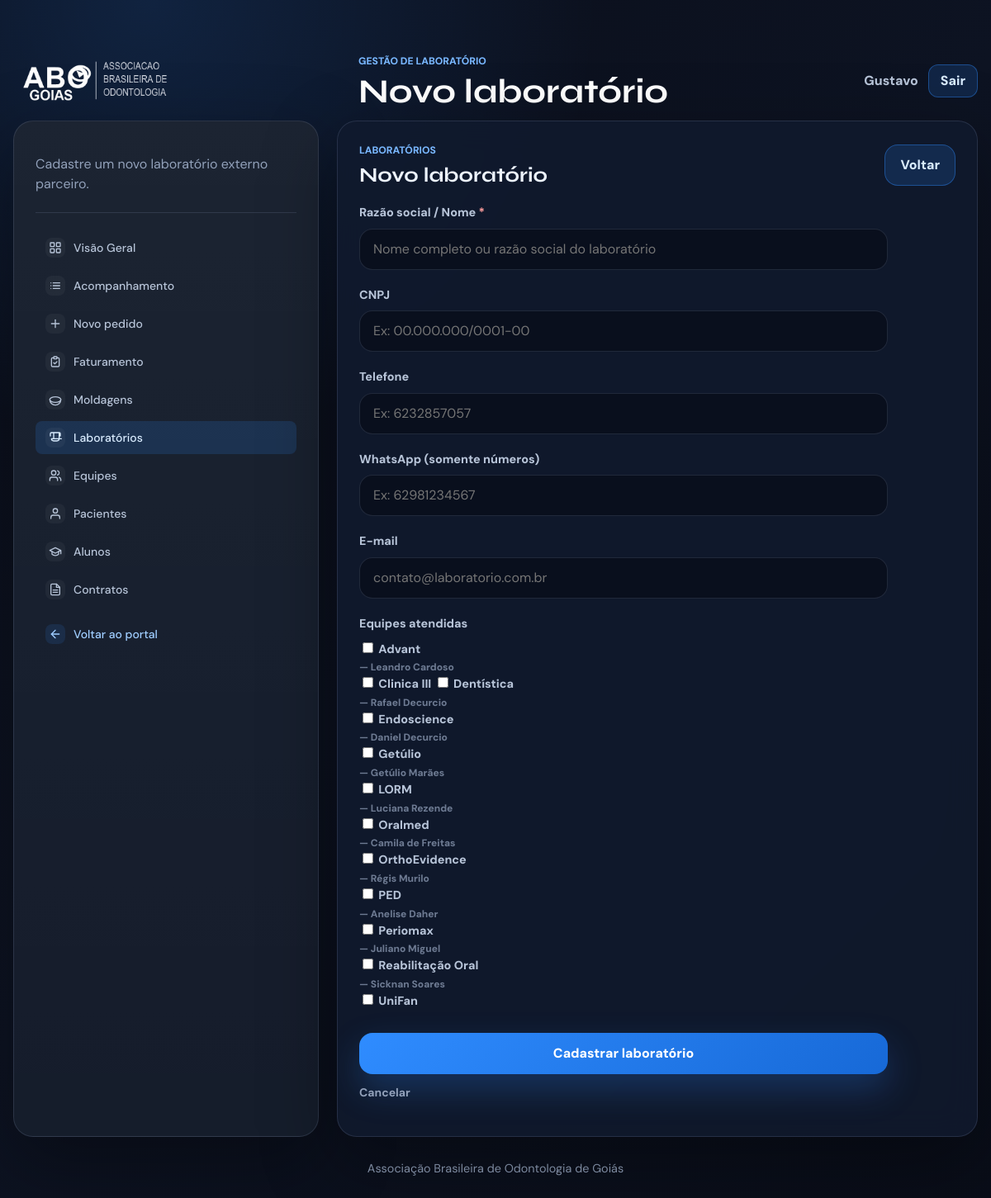
Page /laboratorio/laboratorios/novo/ (signed in) on the committed database.
### gestao_lab/models.py (models this page shows, shortened)
class Equipe(ModeloBase):
    nome = models.CharField(max_length=120)
    coordenador = models.CharField(max_length=150)
    whatsapp = models.CharField(max_length=20, blank=True)
    class Meta:
        ordering = ["nome"]
        verbose_name = "equipe"
        verbose_name_plural = "equipes"

### gestao_lab/views.py (the view)
# urls.py: path("laboratorios/novo/", views.criar_laboratorio, name="lab_criar_laboratorio"),
@login_required
def criar_laboratorio(request: HttpRequest) -> HttpResponse:
    if request.method == "POST":
        form = LaboratorioForm(request.POST)
        if form.is_valid():
            form.save()
            messages.success(request, "Laboratório cadastrado com sucesso.")
            return redirect("lab_laboratorios")
    else:
        form = LaboratorioForm()
    return render(
        request,
        "gestao_lab/form_laboratorio.html",
        {"form": form, "editando": False},
    )

### gestao_lab/forms.py
class LaboratorioForm(forms.ModelForm):
    class Meta:
        model = Laboratorio
        fields = ["nome", "telefone", "whatsapp", "email", "cnpj", "equipes"]
        error_messages = {
            "nome": {"required": "Informe o nome do laboratório."},
        }
        widgets = {
            "equipes": forms.CheckboxSelectMultiple(),
        }
    def __init__(self, *args: object, **kwargs: object) -> None:
        super().__init__(*args, **kwargs)
        self.fields["telefone"].required = False
        self.fields["whatsapp"].required = False
        self.fields["email"].required = False
        self.fields["cnpj"].required = False
        self.fields["equipes"].required = False
        self.fields["equipes"].queryset = Equipe.objects.filter(ativo=True).order_by(
            "nome"
        )

### gestao_cme/context_processors.py (called while the page is built)
def usuario_logado(request: HttpRequest) -> dict:
    return {"usuario_logado": request.user if request.user.is_authenticated else None}

### gestao_lab/templates/gestao_lab/form_laboratorio.html (shortened to what this page needs)
{% extends "gestao_lab/base.html" %}
{% block header_eyebrow %}Gestão de laboratório{% endblock %}
{% block header_title %}{% if editando %}Editar laboratório{% else %}Novo laboratório{% endif %}{% endblock %}
{% block content %}
<main class="page-shell">
    <div class="layout-grid">
        <aside class="panel config-panel">
            <p class="panel-copy">
                {% if editando %}
                    Atualize os dados do laboratório parceiro.
                {% else %}
                    Cadastre um novo laboratório externo parceiro.
                {% endif %}
            </p>
            {% include "gestao_lab/partials/menu_lab.html" with active_page="laboratorios" %}
        </aside>
        <section class="panel results-panel">
            <div class="results-topbar">
                <div>
                    <p class="section-label">Laboratórios</p>
                    <h2>{% if editando %}{{ laboratorio.nome }}{% else %}Novo laboratório{% endif %}</h2>
                </div>
                <a class="button secondary" href="{% url 'lab_laboratorios' %}">Voltar</a>
            </div>
            <form class="form-stack form-stack-wide" method="post">
                <div class="field field-required">
                    <label for="id_nome">Razão social / Nome</label>
                    <input id="id_nome" type="text" name="nome"
                        value="{{ form.nome.value|default:'' }}"
                        placeholder="Nome completo ou razão social do laboratório" required>
                </div>
                <div class="field">
                    <label for="id_cnpj">CNPJ</label>
                    <input id="id_cnpj" type="text" name="cnpj"
                        value="{{ form.cnpj.value|default:'' }}"
                        placeholder="Ex: 00.000.000/0001-00">
                </div>
                <div class="field">
                    <label for="id_telefone">Telefone</label>
                    <input id="id_telefone" type="text" name="telefone"
                        value="{{ form.telefone.value|default:'' }}"
                        placeholder="Ex: 6232857057">
                </div>
                <div class="field">
                    <label for="id_whatsapp">WhatsApp (somente números)</label>
                    <input id="id_whatsapp" type="text" name="whatsapp"
                        value="{{ form.whatsapp.value|default:'' }}"
                        placeholder="Ex: 62981234567">
                </div>
                <div class="field">
                    <label for="id_email">E-mail</label>
                    <input id="id_email" type="email" name="email"
                        value="{{ form.email.value|default:'' }}"
                        placeholder="contato@laboratorio.com.br">
                </div>
                <div class="field">
                    <label>Equipes atendidas</label>
                    <div class="checkbox-group">
                        {% for equipe in form.fields.equipes.queryset %}
                            <label class="checkbox-item">
                                <input type="checkbox" name="equipes" value="{{ equipe.pk }}"
                                    {% if equipe.pk in form.equipes.value %}checked{% endif %}>
                                {{ equipe.nome }}
                                {% if equipe.coordenador %}
                                    <span class="cell-muted">— {{ equipe.coordenador }}</span>
                                {% endif %}
                            </label>
                        {% endfor %}
                    </div>
                </div>
                <div class="form-actions">
                    <button class="button primary" type="submit">
                        {% if editando %}Salvar alterações{% else %}Cadastrar laboratório{% endif %}
                    </button>
                    <a class="button secondary" href="{% url 'lab_laboratorios' %}">Cancelar</a>
                </div>
            </form>
        </section>
    </div>
</main>
{% endblock %}

### gestao_cme/templates/gestao_cme/base.html (shortened to what this page needs)
﻿{% load static %}
<!doctype html>
<html lang="pt-BR">
<head>
    <link rel="stylesheet" href="{% static 'gestao_cme/css/home.css' %}">
</head>
<body class="{% block body_class %}{% endblock %}">
    <header class="app-header {% block header_class %}{% endblock %}">
        <div class="header-inner">
            <div class="brand">
                <img class="brand-logo" src="{% static 'gestao_cme/img/logo.png' %}" alt="ABO Goiás">
                {% block header_brand_text %}
                    <div>
                        <p class="eyebrow">{% block header_eyebrow %}ABO Goiás{% endblock %}</p>
                        <h1>{% block header_title %}Sistemas internos{% endblock %}</h1>
                    </div>
                {% endblock %}
            </div>
            {% if usuario_logado %}
                <div class="user-menu">
                    <span>{{ usuario_logado.get_full_name|default:usuario_logado.username }}</span>
                    <form method="post" action="{% url 'logout' %}">
                        <button class="button secondary compact-button" type="submit">Sair</button>
                    </form>
                </div>
            {% endif %}
        </div>
    </header>
    {% block content %}{% endblock %}
    {% block footer %}
        <footer class="footer">
            Associação Brasileira de Odontologia de Goiás
        </footer>
    {% endblock %}
</body>
</html>

### rows in the picture
Equipe: nome "Advant", coordenador "Leandro Cardoso"
Equipe: nome "Clinica III"
Equipe: nome "Dentística", coordenador "Rafael Decurcio"
Equipe: nome "Endoscience", coordenador "Daniel Decurcio"
Equipe: nome "Getúlio", coordenador "Getúlio Marães"
Equipe: nome "LORM", coordenador "Luciana Rezende"
Equipe: nome "Oralmed", coordenador "Camila de Freitas"
Equipe: nome "OrthoEvidence", coordenador "Régis Murilo"
Equipe: nome "PED", coordenador "Anelise Daher"
Equipe: nome "Periomax", coordenador "Juliano Miguel"
Equipe: nome "Reabilitação Oral", coordenador "Sicknan Soares"
Equipe: nome "UniFan"

### other values in the picture
{{ usuario_logado.get_full_name|default:usuario_logado.username }} "Gustavo"
